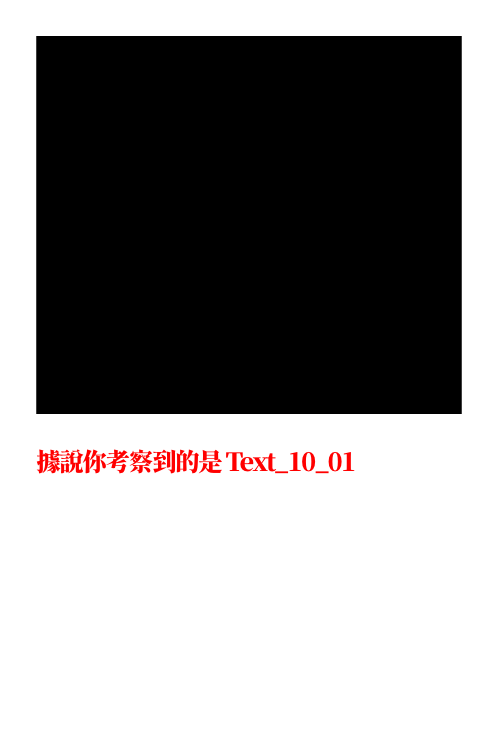
#> input picture data/pic/stamp/stampBG/Text_10_01.png, 498 x 733 px, given in place of Text_14_01.png, which was not available
$ python stoneStamp.py
#> lines starting #> are read from the running program, lines starting #| are printed output that depends on the picture; pictures that were not available may be replaced by others from this repository, and a replacement may not be noted
from PIL import Image,ImageOps,ImageEnhance
import numpy
import numpy as np
import random

sharpness = 3
contrast = 2.5
color = 15

blackArea = [498,450]

file_Num = random.randint(1,14)

#load background
bg_Path='/Users/Darry/Desktop/Darrys_project/2021/04_文博花蓮館/code/stoneScanner/data/pic/stamp/stampBG/Text_'+str(file_Num)+'_01.png'
bg_Img=Image.open(bg_Path)
#> bg_Img is the input picture: PIL image 498x733 RGBA; mean R, G, B, A 142.6, 140.7, 140.7, 255
bg_Img=bg_Img.convert('RGBA')

#load stone image
stoneImg=Image.open("/Users/Darry/Desktop/Darrys_project/2021/04_文博花蓮館/code/stoneScanner/data/pic/stone_morph.png")
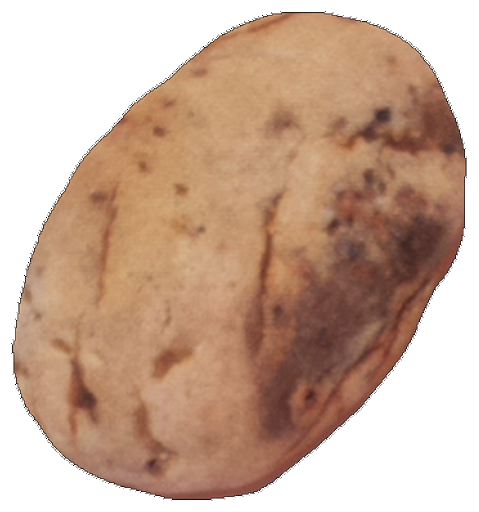
#> input picture data/pic/stone_morph.png, 957 x 1024 px, found by its file name (shown at 1/2 size)
#> stoneImg is the input picture: PIL image 957x1024 RGBA; mean R, G, B, A 112.6, 82.4, 63.2, 166.9
stoneImg=stoneImg.convert('RGBA')

#Enhance stone image sharpness
enh_sha = ImageEnhance.Sharpness(stoneImg)
stoneImg = enh_sha.enhance(sharpness)

#Enhance stone image contrast
enh_con = ImageEnhance.Contrast(stoneImg)
stoneImg = enh_con.enhance(contrast)
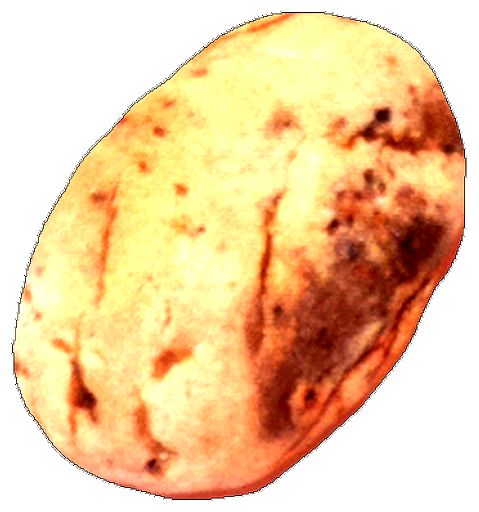
#> stoneImg: PIL image 957x1024 RGBA (shown at 1/2 size); mean R, G, B, A 153.3, 117.5, 71.6, 166.9; transparent parts drawn white

#Enhance stone image color
enh_col = ImageEnhance.Color(stoneImg)
stoneImg = enh_col.enhance(color)
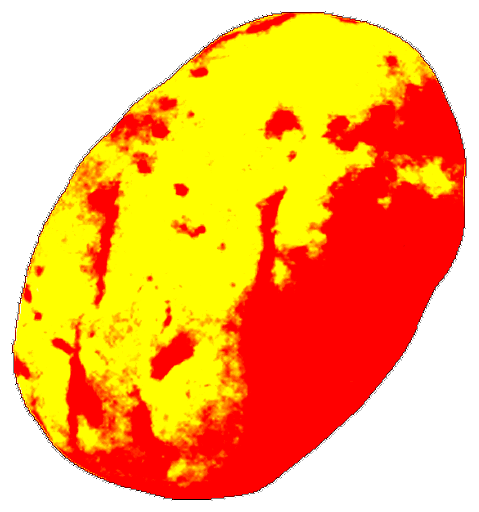
#> stoneImg: PIL image 957x1024 RGBA (shown at 1/2 size); mean R, G, B, A 165.7, 87.8, 0.1, 166.9; transparent parts drawn white

#resize stone image
stoneImg.thumbnail((295,295),Image.BILINEAR)
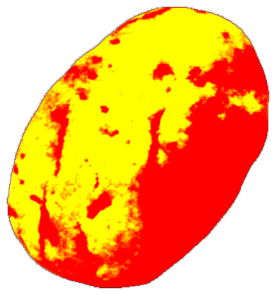
#> stoneImg: PIL image 276x295 RGBA; mean R, G, B, A 166.2, 87.9, 0.1, 166.9; transparent parts drawn white
stoneW,stoneH=stoneImg.size
#> stoneW = 276; stoneH = 295

stoneCopy=stoneImg

#convert image to gary then to binary
stoneCopy=stoneCopy.convert('L')
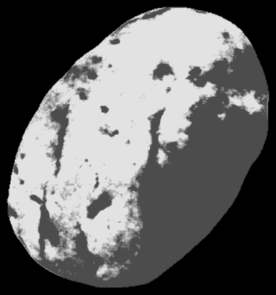
#> stoneCopy: PIL image 276x295 L; min 0, max 233, mean 101.2
stoneCopy=stoneCopy.convert('1')
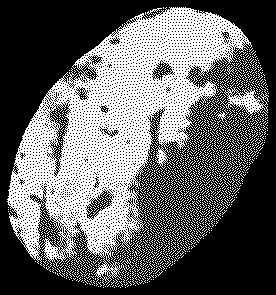
#> stoneCopy: PIL image 276x295 1; 39.7% white in thin lines or dots

#shift the stone image position
bg_Img.paste(stoneCopy,(int((blackArea[0]-stoneW)/2),int((blackArea[1]-stoneH)/2)),stoneImg)
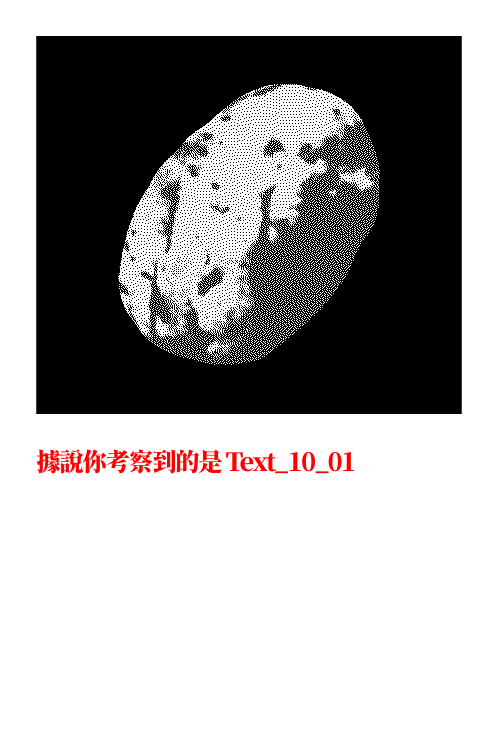
#> bg_Img: PIL image 498x733 RGBA; mean R, G, B, A 165.2, 163.2, 163.2, 255
bg_Img.save("/Users/Darry/Desktop/Darrys_project/2021/04_文博花蓮館/code/stoneScanner/data/pic/stamp/01.png",dpi=(600,300))
